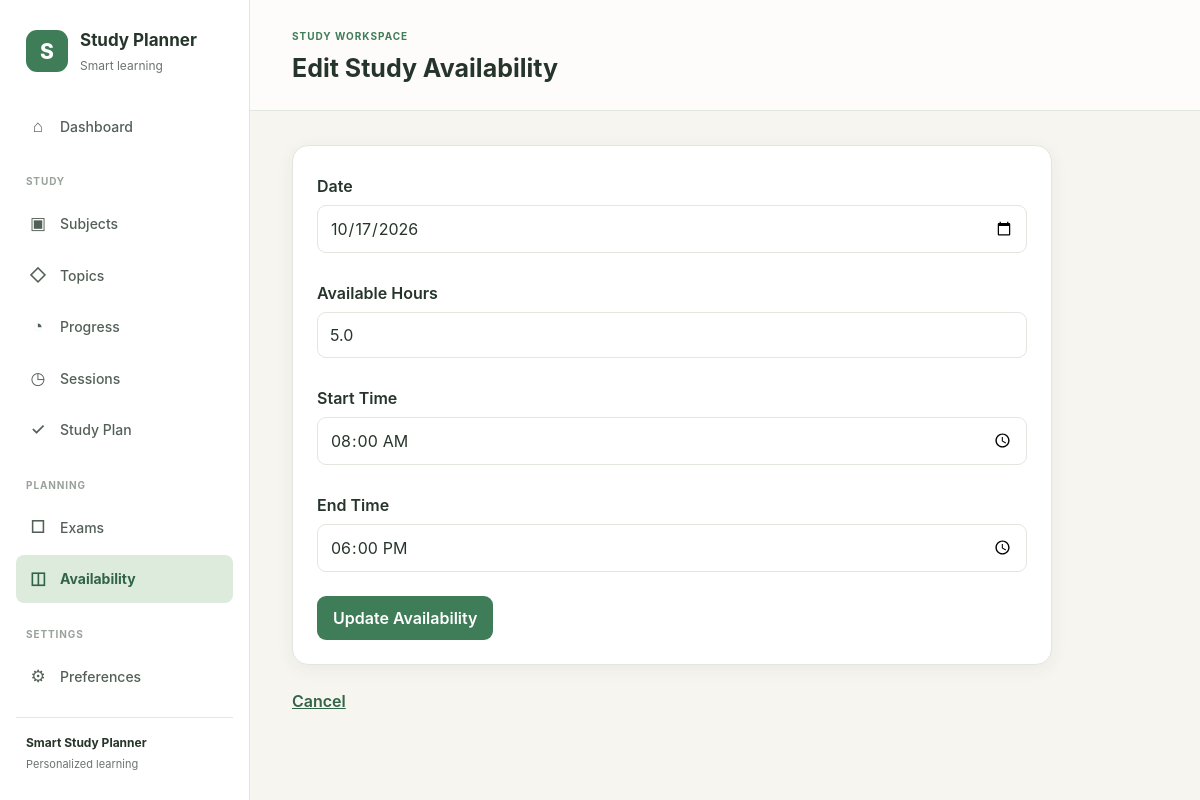
/availability/edit/11, run on the app's committed database.
### tables this page shows
CREATE TABLE availability (
    availability_id INTEGER PRIMARY KEY AUTOINCREMENT,

    student_id INTEGER NOT NULL,

    available_date TEXT NOT NULL,

    available_hours REAL NOT NULL,

    start_time TEXT,

    end_time TEXT,

    FOREIGN KEY (student_id)
        REFERENCES students(student_id)
        ON DELETE CASCADE,

    CHECK (available_hours >= 0),

    UNIQUE(student_id, available_date)
);

### app.py (the view, shortened to what this page needs)
@app.route("/availability/edit/<int:availability_id>",
           methods=["GET", "POST"])
def edit_availability(availability_id):
    db = get_db()
    cursor = db.execute("""
        SELECT
            availability_id,
            available_date,
            available_hours,
            start_time,
            end_time
        FROM availability
        WHERE availability_id = ?
        AND student_id = ?
    """, (availability_id, 1))
    availability_record = cursor.fetchone()
    if availability_record is None:
        return "Availability record not found", 404
    return render_template(
        "edit_availability.html",
        availability=availability_record
    )

### app.py (called while the page is built)
def get_db():
    if "db" not in g:
        g.db = sqlite3.connect(DATABASE)
        g.db.row_factory = sqlite3.Row
        g.db.execute("PRAGMA foreign_keys = ON")
    return g.db

### templates/edit_availability.html (shortened to what this page needs)
{% extends 'base.html' %}
{% block page_heading %}Edit Study Availability{% endblock %}
{% block content %}
<div class="container">
        <form method="POST">
            <label>
                Date
            </label>
            <br>
            <input
                type="date"
                name="available_date"
                value="{{ availability['available_date'] }}"
                required
            >
            <br><br>
            <label>
                Available Hours
            </label>
            <br>
            <input
                type="number"
                name="available_hours"
                min="0"
                step="0.5"
                value="{{ availability['available_hours'] }}"
                required
            >
            <br><br>
            <label>
                Start Time
            </label>
            <br>
            <input
                type="time"
                name="start_time"
                value="{{ availability['start_time'] or '' }}"
            >
            <br><br>
            <label>
                End Time
            </label>
            <br>
            <input
                type="time"
                name="end_time"
                value="{{ availability['end_time'] or '' }}"
            >
            <br><br>
            <button type="submit">
                Update Availability
            </button>
        </form>
        <br>
        <a href="{{ url_for('availability') }}">
            Cancel
        </a>
    </div>
{% endblock %}

### static/css/style.css (style rules this page uses)
:root { --bg-main: #f7f5ef; --bg-card: #ffffff; --primary: #3f7d58; --primary-dark: #326447; --primary-light: #ddebdd; --text-main: #26352b; --text-muted: #6b756e; --border: #e1e6df; --surface-soft: #f3f6f2; --danger: #b94a48; --danger-light: #f8dddd; --warning: #a66a20; --warning-light: #f8ead5; --shadow: 0 4px 18px rgba(38, 53, 43, 0.06); }
* { box-sizing: border-box; }
body { min-height: 100vh; margin: 0; background: var(--bg-main); color: var(--text-main); font-family: Inter, -apple-system, BlinkMacSystemFont, "Segoe UI", sans-serif; line-height: 1.5; }
a { color: inherit; }
button, input, select, textarea { font: inherit; }
button, .btn { display: inline-flex; align-items: center; justify-content: center; gap: 8px; padding: 10px 16px; border: 1px solid transparent; border-radius: 8px; background: var(--primary); color: #ffffff; font-weight: 650; text-decoration: none; cursor: pointer; transition: background 0.15s ease, transform 0.15s ease; }
input, select, textarea { width: 100%; padding: 10px 12px; border: 1px solid var(--border); border-radius: 8px; background: #ffffff; color: var(--text-main); }
label { display: block; margin-bottom: 6px; color: var(--text-main); font-weight: 600; }
form { margin: 0; }
.container, .page-container { width: 100%; max-width: 1200px; margin: 0 auto; padding: 24px; }
.page-content .container { width: 100%; max-width: 1100px; margin: 0; padding: 0; }
.page-content .container > form { max-width: 760px; padding: 24px; background: var(--bg-card); border: 1px solid var(--border); border-radius: 16px; box-shadow: var(--shadow); }
.page-content .container label { display: inline-block; margin: 4px 0 7px; color: var(--text-main); font-weight: 600; }
.page-content .container input:not([type="checkbox"]), .page-content .container select, .page-content .container textarea { width: 100%; max-width: 100%; min-height: 42px; padding: 10px 12px; color: var(--text-main); background: #ffffff; border: 1px solid var(--border); border-radius: 9px; font: inherit; box-sizing: border-box; }
.page-content .container button, .page-content .container a.button { display: inline-flex; align-items: center; justify-content: center; gap: 8px; min-height: 40px; padding: 10px 16px; color: #ffffff; background: var(--primary); border: 0; border-radius: 9px; font: inherit; font-weight: 600; text-decoration: none; cursor: pointer; }
.page-content .container a { color: var(--primary-dark); font-weight: 600; }

### data on the page
availability: available_date "10/17/2026", available_hours "5.0", start_time "08:00", end_time "18:00"
